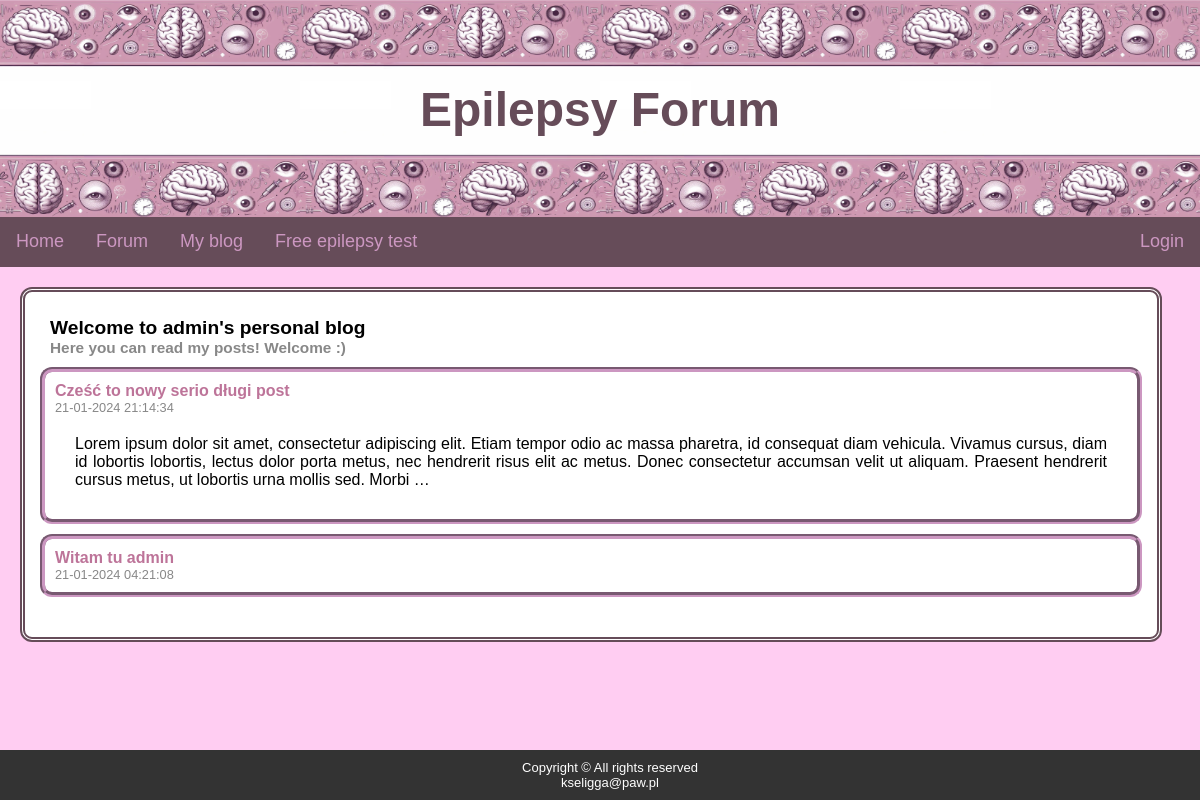
Screenshot of /blog/ with the database file from the repository.
### blog/models.py (models this page shows, shortened)
class Post(models.Model):
    title = models.CharField(max_length=126)
    content = models.TextField()
    pub_date = models.DateTimeField('date published')

### blog/views.py (the view)
# urls.py: 2. Add a URL to urlpatterns:  path('blog/', include('blog.urls'))
def blog(request):
    posts = Post.objects.order_by('-pub_date')
    contextt = {'list_of_posts': posts}
    return render(request, 'blog/blog.html', context=contextt)

### templates/blog/blog.html
{% extends "blog/base.html" %}
{% load static %}
{% block content %}
<div class="subheader">
    Welcome to admin's personal blog
    <div class="subheader-text">
        Here you can read my posts! Welcome :)
    </div>
</div>
{% with newest_post=list_of_posts|first %}
<div class="blog-post">
    <div class="post-title">
        <a href="posts/{{ newest_post.id }}">{{ newest_post.title }}</a>
    </div>
    <div class="blog-post-date">
        {{ newest_post.pub_date|date:"d-m-Y H:i:s" }}
    </div>
    <div class="blog-post-snippet">
        {{ newest_post.content|truncatewords:50 }}
    </div>
</div>
{% endwith %}
{% for post in list_of_posts|slice:"1:"%}
<div class="blog-post">
    <div class="post-title">
        <a href="posts/{{ post.id }}">{{ post.title }}</a>
    </div>
    <div class="blog-post-date">
        {{ post.pub_date|date:"d-m-Y H:i:s" }}
    </div>
</div>
{% endfor %}
{% endblock %}

### static/blog/style.css (style rules this page uses)
body { font-family: Helvetica, sans-serif; background-color: #ffcdf2; margin: 0; padding: 0; background-image: url("/static/blog/banner.png"); background-repeat: repeat-x; background-size: 300px 220px; }
.blog-post { border: 5px groove #CC97C1; margin-bottom: 10px; padding: 10px; border-radius: 12px; }
.blog-post a { color: #bd7499; text-decoration: none; font-weight: bold; }
.blog-post-date { font-size: 0.8em; color: #888; }
.subheader { font-weight: bold; font-size: 1.2em; padding: 10px }
.subheader-text { font-weight: bold; color: #888; font-size: 0.8em; }
.blog-post-snippet { padding: 20px; }

### rows the page displays
Post: title "Cześć to nowy serio długi post", pub_date "21-01-2024 21:14:34", content "Lorem ipsum dolor sit amet, consectetur adipiscing elit. Etiam tempor odio ac massa pharetra, id consequat diam vehicula. Vivamus cursus, diam id lobortis lobortis, lectus dolor porta metus, nec hendrerit risus elit ac metus. Donec consectetur accumsan velit ut aliquam. Praesent hendrerit cursus metus, ut lobortis urna mollis sed. Morbi …"
Post: title "Witam tu admin", pub_date "21-01-2024 04:21:08"
